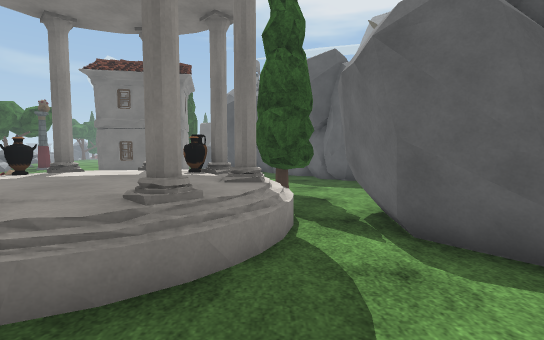
View 1 (above)

15 first-person views from a walk through a Unity game level. The camera is 1.4 m above the floor, tilts 4° down and sees 85° across. The floor is counted in squares, 1 m on a side. Each view is taken from the middle of a square. On the plan, view 1 faces up. The plan holds only what a view shows up to about 14 squares ahead; the rest is blank. The place goes on beyond the plan. The player is left out. Some animated figures are left out. Some surface patterns are stand-ins.

View 2
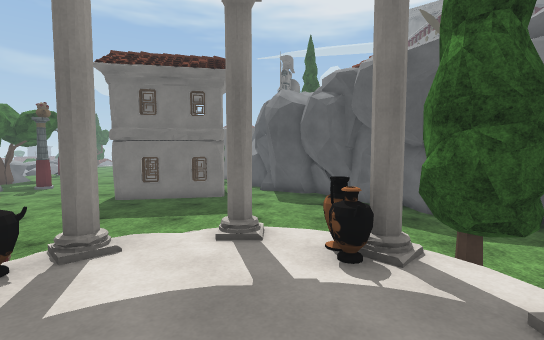

View 3
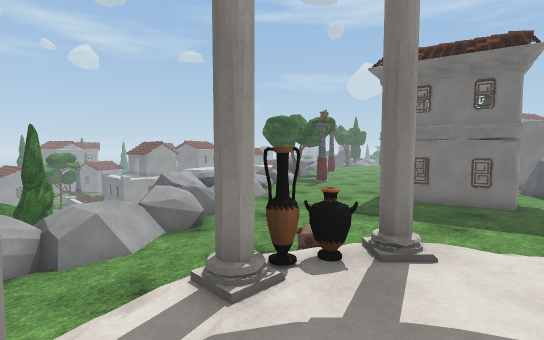

View 4
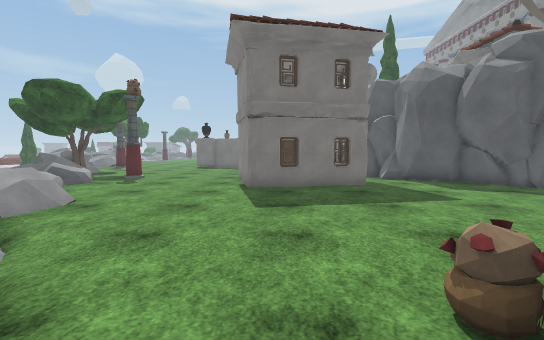

View 5
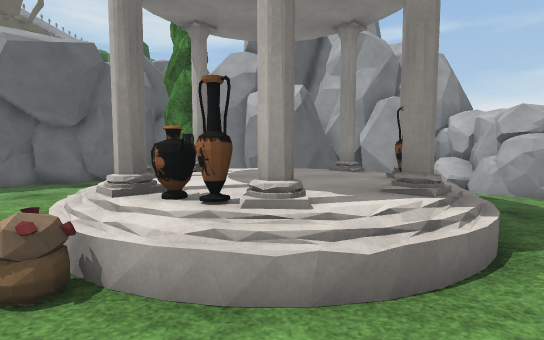

View 6
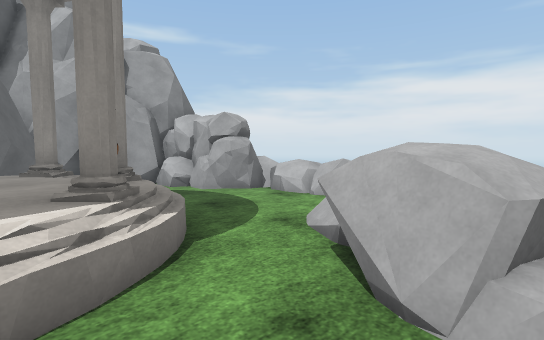

View 7
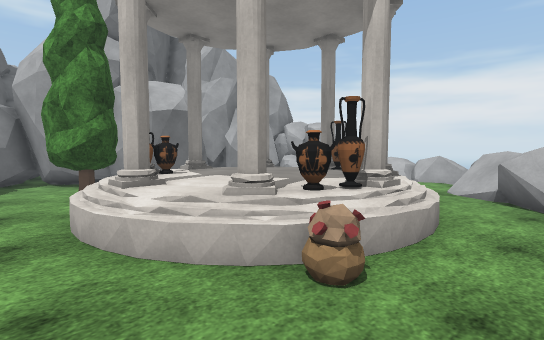

View 8
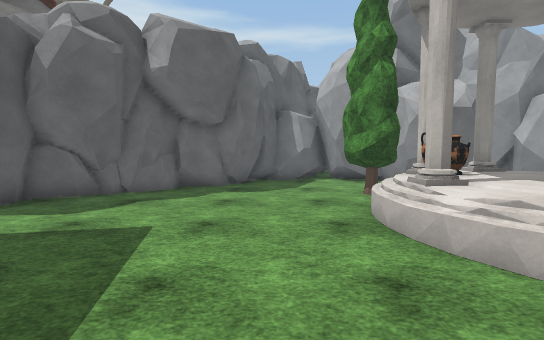

View 9
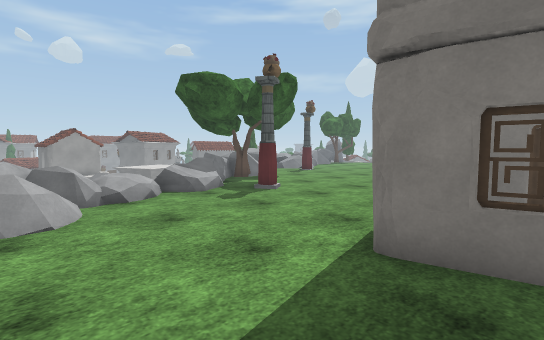

View 10
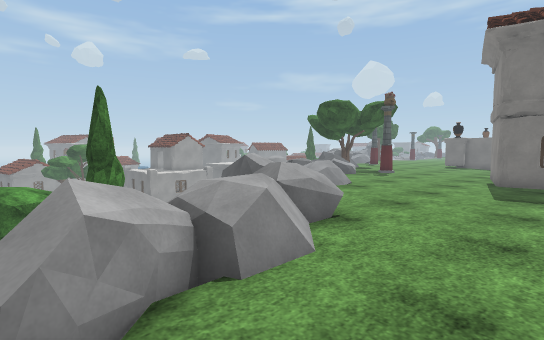

View 11
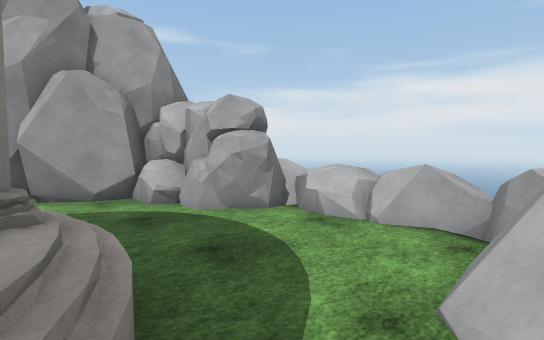

View 12
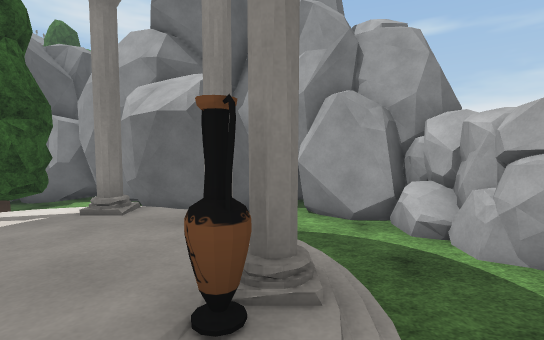

View 13
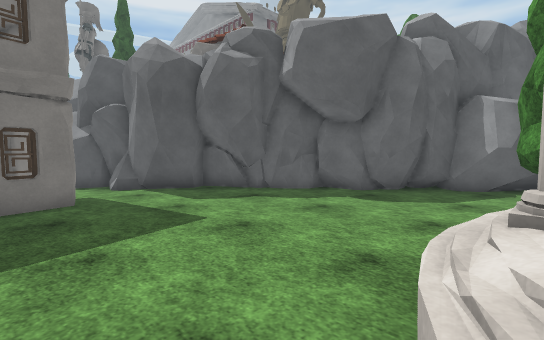

View 14
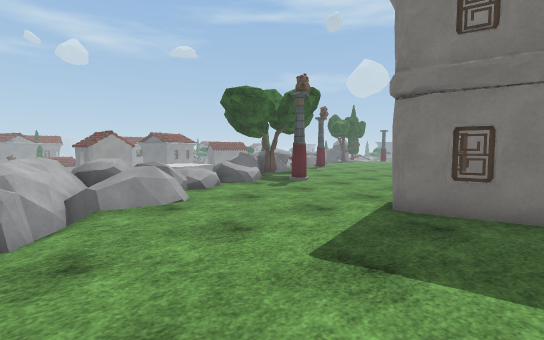

View 15
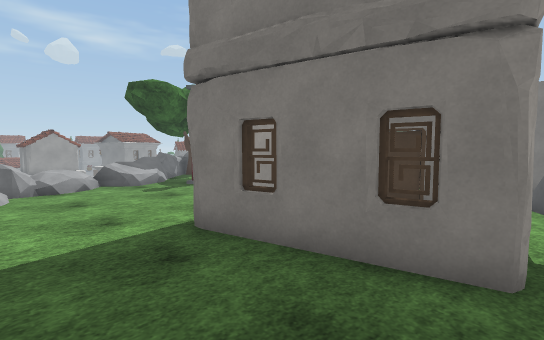

### Floor plan
Key: @ floor where view 1 was taken; # wall or solid block; . main floor; : floor 0.5 m higher than the main floor; + floor 0.75 m higher than the main floor; * floor 1 m higher than the main floor; % floor 1.25 m higher than the main floor; & floor 1.5 m higher than the main floor; / step, stairs or slope; = window, fence, low wall or low ledge; ^ raised ledge; v drop or lower ground; T tree; B building; R rock; O other object.
Columns run from 20 left of view 1 to 6 right of it. Each row starts with its distance up from view 1.
 19    :......B   B..###
 18   ==......B  BBB..###
 17   =#......B###.....###
 16    :.................##
 15   #=..................#
 14   #= =................##
 13   #=/#.................###
 12   #///..................###
 11    //vv.................###
 10     //==........//..T....##
  9         =.....:+OO  TT..###
  8        #=....OO   OOTT..#
  7        #==.../O   O+O.###
  6    TT   ^^...OO    OO.#
  5    TT   ^^.../      O.#
  4         #^.../O ++ O/.##
  3          #=.../ OO//...##
  2 TT       ###=..////....##
  1 TT        #&##........##
  0             %=#.....@R##
 -1              =#....RRRR#
 -2              =....RRRRR
 -3              #===*#
 -4              ####

Where each view was taken, in squares from view 1:
view 1: 0 up, 0 right, facing up
view 2: 4 up, 3 left, facing up
view 3: 4 up, 4 left, facing up-left
view 4: 6 up, 9 left, facing up
view 5: 6 up, 10 left, facing right
view 6: 5 up, 10 left, facing down-right
view 7: 11 up, 9 left, facing down-right
view 8: 12 up, 9 left, facing right
view 9: 13 up, 8 left, facing up-left
view 10: 3 up, 8 left, facing up-left
view 11: 3 up, 7 left, facing down-right
view 12: 3 up, 6 left, facing right
view 13: 9 up, 7 left, facing up-right
view 14: 10 up, 7 left, facing up-left
view 15: 14 up, 5 left, facing up-left
